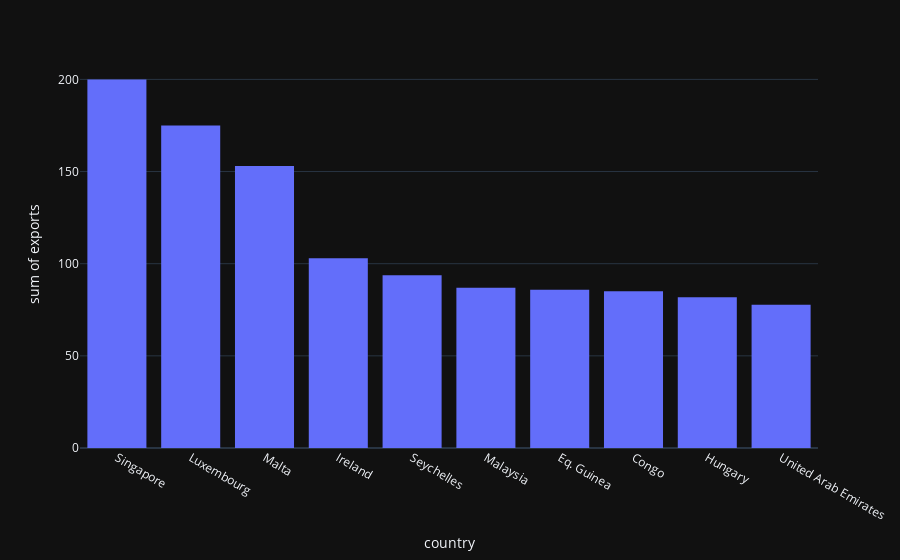

The cell this chart's notebook holds for it:
### Code cell
view_distribution(df,'exports',False)

### Figure 1 — Plotly figure (JSON) as saved in the notebook; plotly's stock layout.template omitted (floating-point values rounded to 4 significant figures)
{"data": [{"alignmentgroup": "True", "bingroup": "x", "histfunc": "sum", "hovertemplate": "country=%{x}<br>sum of exports=%{y}<extra></extra>", "legendgroup": "", "marker": {"color": "#636efa", "pattern": {"shape": ""}}, "name": "", "offsetgroup": "", "orientation": "v", "showlegend": false, "x": ["Singapore", "Luxembourg", "Malta", "Ireland", "Seychelles", "Malaysia", "Eq. Guinea", "Congo", "Hungary", "United Arab Emirates"], "xaxis": "x", "y": [200.0, 175.0, 153.0, 103.0, 93.8, 86.9, 85.8, 85.1, 81.8, 77.7], "yaxis": "y", "type": "histogram"}], "layout": {"xaxis": {"anchor": "y", "domain": [0.0, 1.0], "title": {"text": "country"}}, "yaxis": {"anchor": "x", "domain": [0.0, 1.0], "title": {"text": "sum of exports"}}, "legend": {"tracegroupgap": 0}, "margin": {"t": 60}, "barmode": "relative"}}
